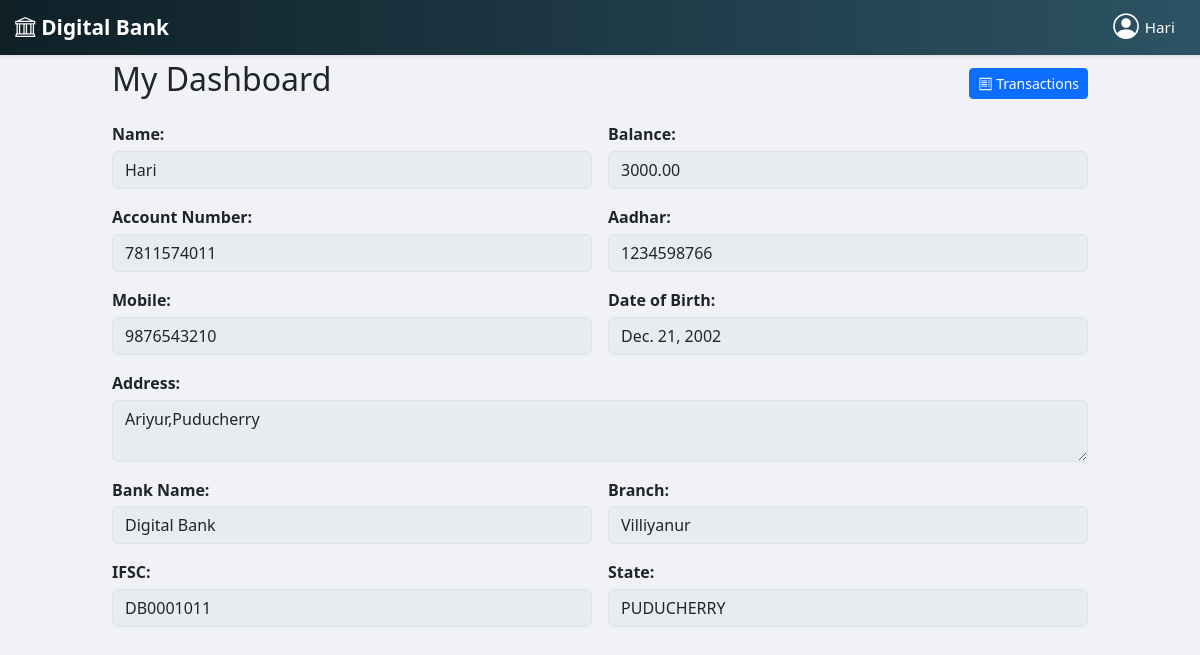
The page /customer/dashboard/ (signed in) on the database its author committed.
### DigitalBank/models.py (models this page shows, shortened)
class Customer(models.Model):
    ACCOUNT_TYPE_CHOICES = [
        ('SAVINGS', 'Savings'),
        ('CURRENT', 'Current'),
    ]
    customer_id = models.AutoField(primary_key=True)
    bank = models.ForeignKey(Bank, on_delete=models.SET_NULL, null=True, blank=True)
    name = models.CharField(max_length=200)
    mobile = models.CharField(max_length=15, unique=True)
    aadhar = models.CharField(max_length=12, unique=True)
    dob = models.DateField()
    address = models.TextField(max_length=100)
    account_no = models.CharField(max_length=10, unique=True, editable=False)
    account_type = models.CharField(max_length=20, choices=ACCOUNT_TYPE_CHOICES)
    balance = models.DecimalField(max_digits=12, decimal_places=2, default=0)
    password = models.CharField(max_length=50, blank=True)

class Bank(models.Model):
    name = models.CharField(max_length=200)
    ifsc = models.CharField(max_length=20, unique=True)
    branch = models.CharField(max_length=200)
    address = models.CharField(max_length=200)
    state = models.CharField(max_length=100)
    balance = models.DecimalField(max_digits=15, decimal_places=2, default=0)  # total bank balance

### DigitalBank/views.py (the view)
# urls.py: path("customer/dashboard/", views.customer_dashboard, name="customer_dashboard"),
def customer_dashboard(request):
    customer_id = request.session.get('customer_id')
    if not customer_id:
        return redirect('customer_login')
    customer = get_object_or_404(Customer, customer_id=customer_id)
    transactions = Transaction.objects.filter(customer=customer).order_by('-date')[:3]
    return render(request, 'customer_dashboard.html', {
        'customer': customer,
        'transactions': transactions,
        'show_navbar': True
    })

### template/customer_dashboard.html (shortened to what this page needs)
{% extends 'index.html' %}
{% load static %}
{% block content %}
<div class="container">
  <h2 class="mb-4 cus">My Dashboard
    <a href="{% url 'my_transaction' %}" class="btn btn-primary btn-sm edit-btn">
      <i class="bi bi-receipt"></i> Transactions
    </a>
  </h2>
  <div class="row g-3">
    <div class="col-md-6">
      <label class="field-label">Name:</label>
      <input type="text" class="form-control readonly-input" value="{{ customer.name }}" readonly>
    </div>
    <div class="col-md-6">
      <label class="field-label">Balance:</label>
      <input type="text" class="form-control readonly-input" value="{{ customer.balance }}" readonly>
    </div>
    <div class="col-md-6">
      <label class="field-label">Account Number:</label>
      <input type="text" class="form-control readonly-input" value="{{ customer.account_no }}" readonly>
    </div>
    <div class="col-md-6">
      <label class="field-label">Aadhar:</label>
      <input type="text" class="form-control readonly-input" value="{{ customer.aadhar }}" readonly>
    </div>
    <div class="col-md-6">
      <label class="field-label">Mobile:</label>
      <input type="text" class="form-control readonly-input" value="{{ customer.mobile }}" readonly>
    </div>
    <div class="col-md-6">
      <label class="field-label">Date of Birth:</label>
      <input type="text" class="form-control readonly-input" value="{{ customer.dob }}" readonly>
    </div>
    <div class="col-md-12">
      <label class="field-label">Address:</label>
      <textarea class="form-control readonly-input" readonly>{{ customer.address }}</textarea>
    </div>
  {% if customer.bank %}
    <div class="col-md-6">
      <label class="field-label">Bank Name:</label>
      <input type="text" class="form-control readonly-input" value="{{ customer.bank.name }}" readonly>
    </div>
    <div class="col-md-6">
      <label class="field-label">Branch:</label>
      <input type="text" class="form-control readonly-input" value="{{ customer.bank.branch }}" readonly>
    </div>
    <div class="col-md-6">
      <label class="field-label">IFSC:</label>
      <input type="text" class="form-control readonly-input" value="{{ customer.bank.ifsc }}" readonly>
    </div>
    <div class="col-md-6">
      <label class="field-label">State:</label>
      <input type="text" class="form-control readonly-input" value="{{ customer.bank.state }}" readonly>
    </div>
  {% endif %}
 </div>
</div>
{% endblock content %}

### template/navbar.html (shortened to what this page needs)
{% load static %}
{% block content %}
<nav class="navbar fixed-top shadow-sm">
    <div class="container-fluid d-flex justify-content-between align-items-center">
        <a class="navbar-brand" href="{% url 'customer_dashboard' %}">
            <i class="bi bi-bank"></i>
            <span>Digital Bank</span>
        </a>
        <ul class="navbar-nav flex-row align-items-center mb-0">
            {% if request.session.customer_id %}
            <li class="nav-item position-relative">
                <div class="user-block hov" id="userDropdownToggle">
                    <i class="bi bi-person-circle user-icon "></i>
                    <span class="user-text">{{ request.session.customer_name }}</span>
                </div>
            </li>
            {% endif %}
        </ul>
    </div>
</nav>
{% endblock content %}

### template/navbar.html (style rules this page uses)
.navbar { background: linear-gradient(to right, #0f2027, #2c5364); padding: 0.2rem 0.2rem; margin-bottom: 90px; }
.navbar-brand, .navbar-nav .nav-link { color: #fff !important; font-weight: 600; }
.navbar-brand { display: flex; align-items: center; gap: 6px; }
.navbar-brand span { font-size: 1.3rem; font-weight: bold; line-height: 1; }
.user-block { display: flex; align-items: center; justify-content: center; color: #fff !important; font-weight: 500; cursor: pointer; padding: 5px 10px; border-radius: 8px; }
.user-icon { font-size: 1.6rem; margin-right: 6px; }
.user-text { font-size: 0.95rem; line-height: 1; }

### template/customer_dashboard.html (style rules this page uses)
.field-label { font-weight: 600; margin-bottom: 0.3rem; }
.readonly-input { background-color: #e9ecef; pointer-events: none; }
.container { margin-top: 5%; max-width: 1000px; }
.edit-btn { float: right; cursor: pointer; margin-top: 8px; }

### rows shown on the page
Customer: session.customer_name "Hari", name "Hari", balance "3000.00", account_no "7811574011", aadhar "1234598766", mobile "9876543210", dob "Dec. 21, 2002", address "Ariyur,Puducherry", bank.name "Digital Bank", bank.branch "Villiyanur", bank.ifsc "DB0001011", bank.state "PUDUCHERRY"
